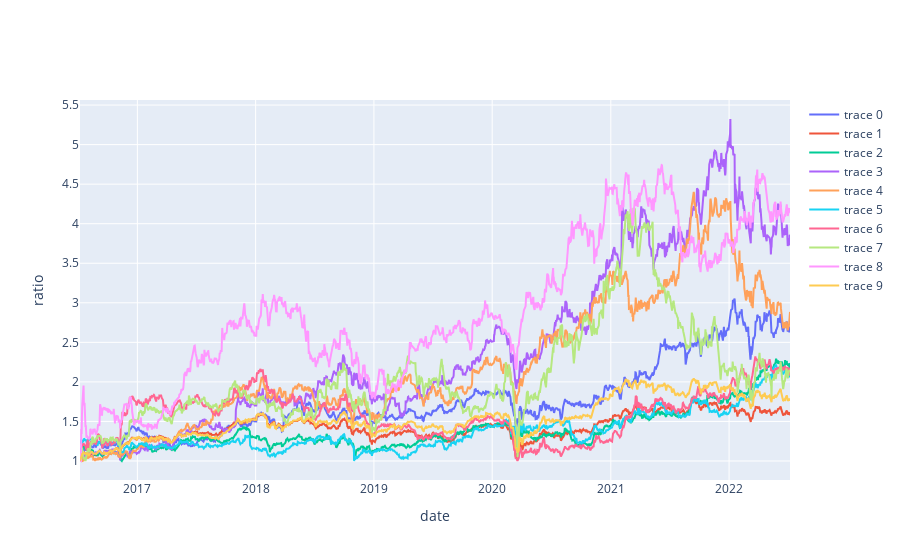

Notebook code for this chart:
### Code cell
# Plot with plotly
data = [
    go.Scatter(
        x = temp_df['date'],
        y = temp_df['adj_close']/temp_df['adj_close'].min(),
        mode = 'lines')
    for temp_df in dfs[:10]
    ]

layout = dict(xaxis = dict(title = 'date'),
              yaxis = dict(title = 'ratio'))

fig = dict(data=data, layout=layout)
iplot(fig)

### Figure 1 — Plotly figure (JSON) as saved in the notebook; plotly's stock layout.template omitted (floating-point values rounded to 4 significant figures; data arrays with more than 128 entries replaced by an {"elided": "..."} marker saying what was removed)
{"data": [{"mode": "lines", "type": "scatter", "x": {"elided": "1432 str values"}, "y": {"elided": "1432 float values"}}, {"mode": "lines", "type": "scatter", "x": {"elided": "1431 str values"}, "y": {"elided": "1431 float values"}}, {"mode": "lines", "type": "scatter", "x": {"elided": "1432 str values"}, "y": {"elided": "1432 float values"}}, {"mode": "lines", "type": "scatter", "x": {"elided": "1432 str values"}, "y": {"elided": "1432 float values"}}, {"mode": "lines", "type": "scatter", "x": {"elided": "1432 str values"}, "y": {"elided": "1432 float values"}}, {"mode": "lines", "type": "scatter", "x": {"elided": "1432 str values"}, "y": {"elided": "1432 float values"}}, {"mode": "lines", "type": "scatter", "x": {"elided": "1432 str values"}, "y": {"elided": "1432 float values"}}, {"mode": "lines", "type": "scatter", "x": {"elided": "1432 str values"}, "y": {"elided": "1432 float values"}}, {"mode": "lines", "type": "scatter", "x": {"elided": "1432 str values"}, "y": {"elided": "1432 float values"}}, {"mode": "lines", "type": "scatter", "x": {"elided": "1431 str values"}, "y": {"elided": "1431 float values"}}], "layout": {"xaxis": {"title": {"text": "date"}}, "yaxis": {"title": {"text": "ratio"}}}}
